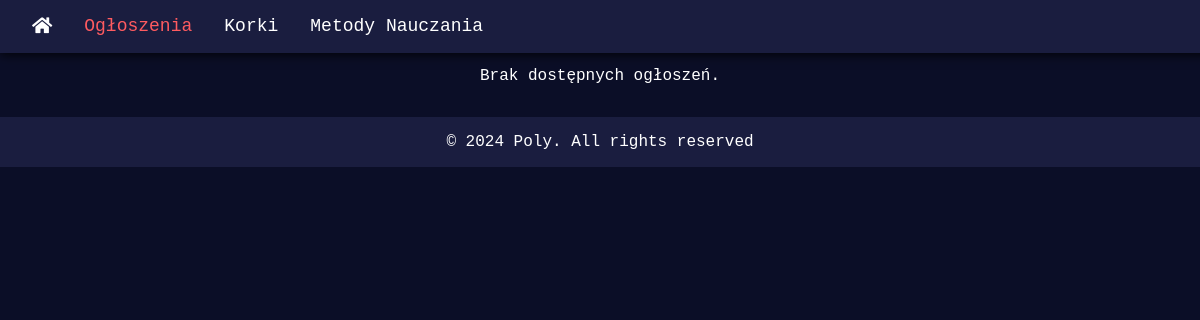
/subsites/info.php, run on an earlier commit of the app's database.
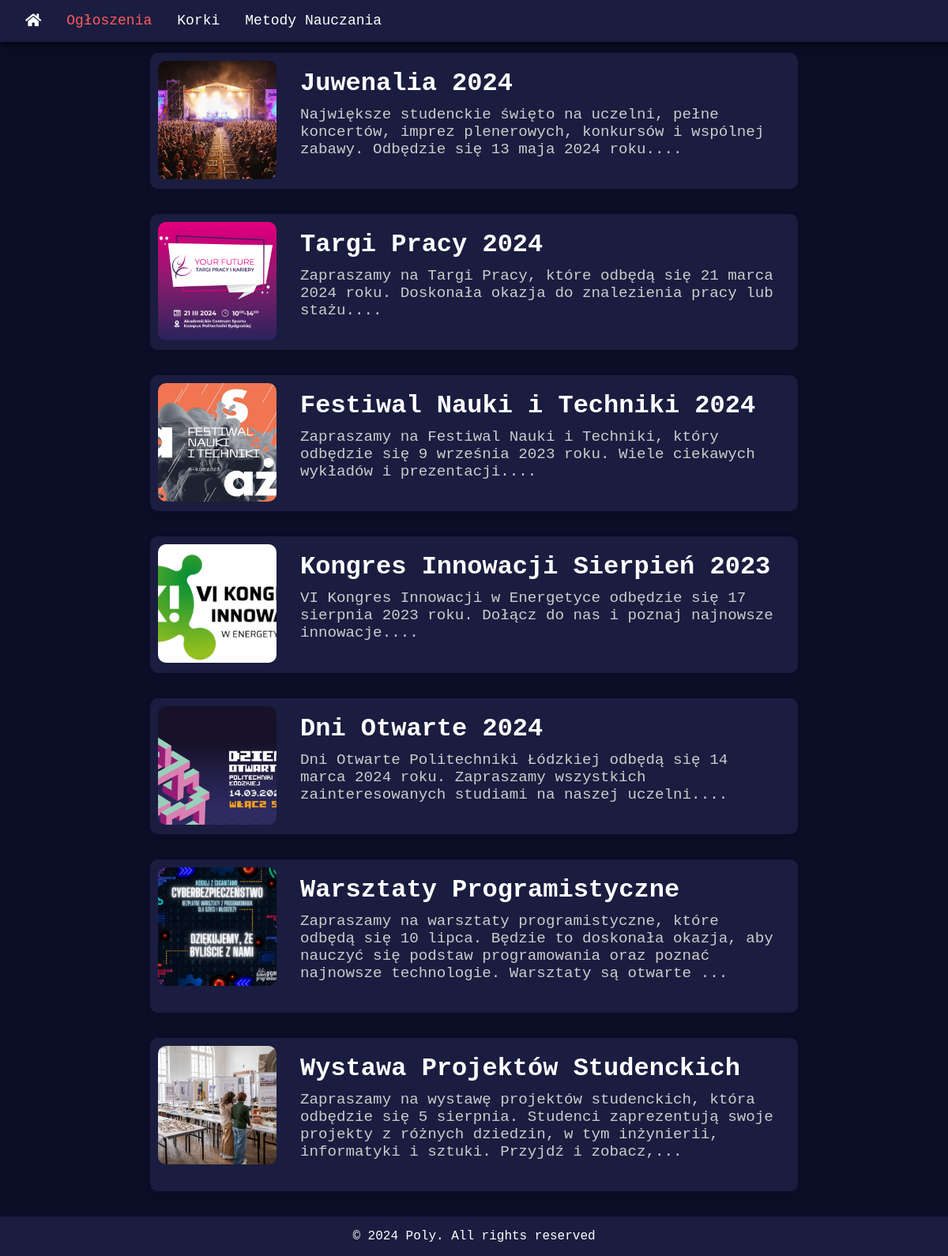
And on a later commit of the database.
### tables this page shows
CREATE TABLE `ogloszenia` (
  `ID_ogloszenia` int(11) NOT NULL,
  `tytul` varchar(100) NOT NULL,
  `Opis` varchar(500) NOT NULL,
  `Zdjecie` varchar(100) NOT NULL
);

### subsites/info.php (the view, shortened to what this page needs)
<!DOCTYPE html>
<html lang="pl">
<head>
    <link rel="stylesheet" type="text/css" media="screen" href="../styles.css">
    <link rel="stylesheet" href="https://cdnjs.cloudflare.com/ajax/libs/font-awesome/5.15.4/css/all.min.css">
</head>
<body>
    <?php include '../log/db.php'; ?>
    <header>
        <nav>
            <ul class="nav-left">
                <li><a href="../index.php"><i class="fas fa-home"></i></a></li>
                <li><a href="info.php" class="active">Ogłoszenia</a></li>
                <li><a href="korepetycje.php">Korki</a></li>
                <li><a href="metody.php">Metody Nauczania</a></li>
            </ul>
        </nav>
    </header>
    <div class="content">
        <section id="announcements">
            <h1>Ogłoszenia</h1>
            <div class="announcement-list">
                <?php
                $sql = "SELECT tytul, Opis, Zdjecie FROM ogloszenia";
                $result = $mysqli->query($sql);
                if ($result->num_rows > 0) {
                    while ($row = $result->fetch_assoc()) {
                        echo "<div class='announcement'>";
                        echo "<img src='" . $row['Zdjecie'] . "' alt='" . $row['tytul'] . "' class='announcement-img'>";
                        echo "<div class='announcement-text'>";
                        echo "<h2>" . $row['tytul'] . "</h2>";
                        echo "<p>" . substr($row['Opis'], 0, 200) . "...</p>";
                        echo "</div>";
                        echo "</div>";
                    }
                } else {
                    echo "Brak dostępnych ogłoszeń.";
                }
                ?>
            </div>
        </section>
    </div>
    <footer>&copy; 2024 Poly. All rights reserved</footer>
</body>
</html>

### styles.css (style rules this page uses)
body { font-family: "Courier New", Courier, monospace; margin: 0; padding: 0; background-color: #0b0e27; color: #fff; }
header { background-color: #1a1d3f; padding: 1rem; position: fixed; top: 0; width: 100%; z-index: 1000; transition: opacity 0.5s ease, box-shadow 0.5s ease; box-shadow: 0 2px 10px rgba(0, 0, 0, 0.8); }
header ul li a { text-decoration: none; color: #ffffff; font-size: 18px; transition: color 0.3s ease-in-out, transform 0.3s ease-in-out; }
nav { display: flex; justify-content: space-between; margin-right: 50px; }
.nav-left, .nav-right { display: flex; }
nav ul { list-style-type: none; margin: 0; padding: 0; }
nav ul li { margin: 0 1rem; }
nav ul li a { color: #fff; text-decoration: none; }
footer { background-color: #1a1d3f; text-align: center; padding: 1rem; position: relative; }
.announcement-list { display: flex; flex-direction: column; align-items: center; gap: 2rem; padding-bottom: 2rem; }
.announcement { display: flex; align-items: flex-start; background-color: #1a1d3f; padding: 10px; border-radius: 10px; width: 80%; max-width: 800px; box-shadow: 0 4px 8px rgba(0, 0, 0, 0.1); transition: transform 0.3s ease, box-shadow 0.3s ease; cursor: pointer; }
.announcement-img { width: 150px; height: 150px; object-fit: cover; border-radius: 10px; margin-right: 20px; }
.announcement-text { display: flex; flex-direction: column; justify-content: flex-start; text-align: left; flex: 1; overflow-wrap: break-word; width: 200px; padding: 10px; }
.announcement-text h2 { font-size: 2rem; color: #fff; margin: 0; padding-top: 0; }
.announcement-text p { font-size: 1.2rem; color: #ccc; margin-top: 10px; }
header ul li a.active { color: #ff5b60; }

What changed in the data, as far as the page shows it:
added ogloszenia: Zdjecie (picture), tytul "Juwenalia 2024", Opis "Największe studenckie święto na uczelni, pełne koncertów, imprez plenerowych, konkursów i wspólnej zabawy. Odbędzie się 13 maja 2024 roku."
added ogloszenia: Zdjecie (picture), tytul "Targi Pracy 2024", Opis "Zapraszamy na Targi Pracy, które odbędą się 21 marca 2024 roku. Doskonała okazja do znalezienia pracy lub stażu."
added ogloszenia: Zdjecie (picture), tytul "Festiwal Nauki i Techniki 2024", Opis "Zapraszamy na Festiwal Nauki i Techniki, który odbędzie się 9 września 2023 roku. Wiele ciekawych wykładów i prezentacji."
added ogloszenia: Zdjecie (picture), tytul "Kongres Innowacji Sierpień 2023", Opis "VI Kongres Innowacji w Energetyce odbędzie się 17 sierpnia 2023 roku. Dołącz do nas i poznaj najnowsze innowacje."
added ogloszenia: Zdjecie (picture), tytul "Dni Otwarte 2024", Opis "Dni Otwarte Politechniki Łódzkiej odbędą się 14 marca 2024 roku. Zapraszamy wszystkich zainteresowanych studiami na naszej uczelni."
added ogloszenia: Zdjecie (picture), tytul "Warsztaty Programistyczne", Opis "Zapraszamy na warsztaty programistyczne, które odbędą się 10 lipca. Będzie to doskonała okazja, aby nauczyć się podstaw programowania oraz poznać najnowsze technologie. Warsztaty są otwarte"
added ogloszenia: Zdjecie (picture), tytul "Wystawa Projektów Studenckich", Opis "Zapraszamy na wystawę projektów studenckich, która odbędzie się 5 sierpnia. Studenci zaprezentują swoje projekty z różnych dziedzin, w tym inżynierii, informatyki i sztuki. Przyjdź i zobacz,"
Also different on the page:
text no longer shown: "Brak dostępnych ogłoszeń."
